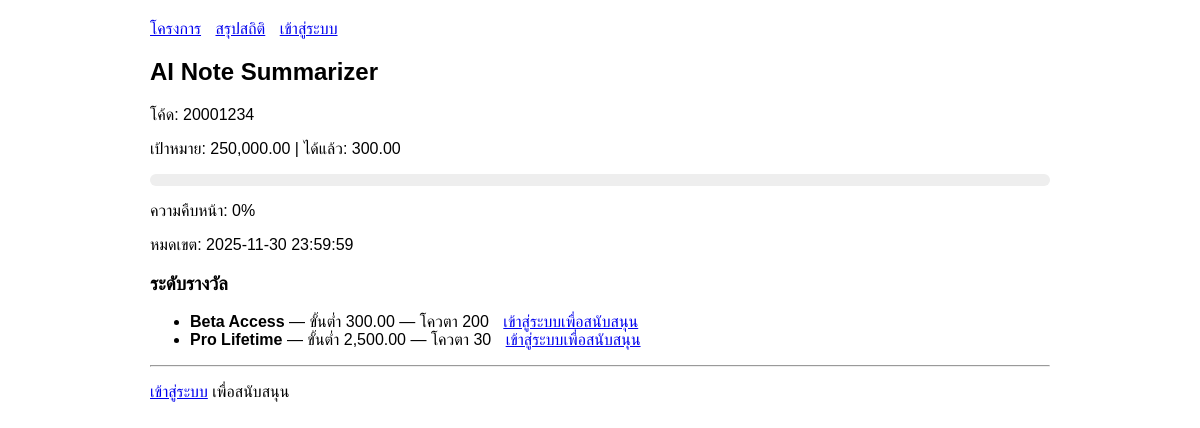
Screenshot of /public/?r=project&id=2 with the database file from the repository.
### tables this page shows
CREATE TABLE projects (
  id               INT AUTO_INCREMENT PRIMARY KEY,
  code             CHAR(8) NOT NULL UNIQUE,             
  name             VARCHAR(200) NOT NULL,
  category_id      INT NOT NULL,
  goal_amount      DECIMAL(12,2) NOT NULL CHECK (goal_amount > 0),
  deadline         DATETIME NOT NULL,                   
  raised_amount    DECIMAL(12,2) NOT NULL DEFAULT 0,
  created_at       DATETIME NOT NULL DEFAULT CURRENT_TIMESTAMP,
  FOREIGN KEY (category_id) REFERENCES categories(id)
);

CREATE TABLE reward_tiers (
  id             INT AUTO_INCREMENT PRIMARY KEY,
  project_id     INT NOT NULL,
  name           VARCHAR(200) NOT NULL,
  min_amount     DECIMAL(12,2) NOT NULL,               
  quota          INT NOT NULL,                         
  FOREIGN KEY (project_id) REFERENCES projects(id)
);

### App/Controllers/ProjectController.php (called while the page is built, shortened)
<?php
class ProjectController
{
    public function show()
    {
        $id = (int)($_GET['id'] ?? 0);
        $proj = (new Project())->find($id);
        $tiers = (new RewardTier())->byProject($id);
        $sum = (new Pledge())->sumSuccessByProject($id);
        $progress = 0;
        if (!empty($proj['goal_amount']) && is_numeric($proj['goal_amount']) && $proj['goal_amount'] > 0) {
            $progress = min(100, round($sum * 100 / $proj['goal_amount']));
        }
        include __DIR__ . "/../Views/project/show.php";
        return ob_get_clean();
    }
}

### Public/index.php (called while the page is built, shortened)
<?php
spl_autoload_register(function ($class) {
    $base = __DIR__ . '/../';
    $path = $base . str_replace('\\', '/', $class) . '.php';
});
$router = new Router();
$router->get('/',         [new ProjectController(), 'index']);
$router->get('/project',  [new ProjectController(), 'show']);
$router->get('/stats',    [new StatsController(),  'index']);
$router->get('/login',    [new AuthController(), 'showLogin']);
$router->post('/login',   [new AuthController(), 'login']);
$router->get('/logout',   [new AuthController(), 'logout']);
$router->post('/pledge',  [new PledgeController(), 'store']);
$router->get('/pledge-continue', [new PledgeController(), 'continuePledge']);
$router->dispatch();

### config.php (called while the page is built)
<?php
return [
  'db' => [
    'dsn'  => 'mysql:host=127.0.0.1;dbname=crowdfund;charset=utf8mb4',
    'user' => 'root',
    'pass' => ''
  ]
];

### App/Core/Database.php (called while the page is built, shortened)
<?php
class Database
{
    private static $pdo = null;
    public static function pdo()
    {
        if (!self::$pdo) {
            $cfg = include __DIR__ . '/../../config.php';
            self::$pdo = new \PDO($cfg['db']['dsn'], $cfg['db']['user'], $cfg['db']['pass'], [
                \PDO::ATTR_ERRMODE => \PDO::ERRMODE_EXCEPTION,
                \PDO::ATTR_DEFAULT_FETCH_MODE => \PDO::FETCH_ASSOC,
            ]);
        }
        return self::$pdo;
    }
}

### App/Models/BaseModel.php (called while the page is built, shortened)
<?php
abstract class BaseModel
{
    public function __construct()
    {
        $this->pdo = Database::pdo();
    }
}

### App/Models/Project.php (called while the page is built, shortened)
<?php
class Project extends BaseModel
{
    public function find(int $id): ?array
    {
        $st = $this->pdo->prepare("SELECT * FROM projects WHERE id = ?");
        $st->execute([$id]);
        $row = $st->fetch();
        return $row ?: null;
    }
}

### App/Models/Pledge.php (called while the page is built, shortened)
<?php
class Pledge extends BaseModel
{
    public function sumSuccessByProject($project_id)
    {
        $st = $this->pdo->prepare("SELECT IFNULL(SUM(amount),0) s FROM pledges WHERE project_id=? AND status='success'");
        $st->execute([$project_id]);
        return (float)$st->fetch()['s'];
    }
}

### App/Models/RewardTier.php (called while the page is built, shortened)
<?php
class RewardTier extends BaseModel
{
    public function byProject(int $project_id): array
    {
        $st = $this->pdo->prepare(
            "SELECT * FROM reward_tiers WHERE project_id = ? ORDER BY min_amount ASC"
        );
        $st->execute([$project_id]);
        return $st->fetchAll();
    }
}

### App/Views/project/show.php (the view, shortened to what this page needs)
<h2><?=htmlspecialchars($proj['name'])?></h2>
<p>โค้ด: <?=htmlspecialchars($proj['code'])?></p>
<p>เป้าหมาย: <?=number_format($proj['goal_amount'],2)?> | ได้แล้ว: <?=number_format($sum,2)?></p>
<div class="progress"><div class="bar" style="width: <?=$progress?>%"></div></div>
<p>ความคืบหน้า: <?=$progress?>%</p>
<p>หมดเขต: <?=htmlspecialchars($proj['deadline'])?></p>
<h3>ระดับรางวัล</h3>
<ul>
<?php foreach($tiers as $t): ?>
  <li>
    <b><?=htmlspecialchars($t['name'])?></b>
    — ขั้นต่ำ <?=number_format($t['min_amount'],2)?>
    — โควตา <?=$t['quota']?>
    <?php if(!empty($_SESSION['user'])): ?>
      <?php if((int)$t['quota'] > 0): ?>
        <form method="post" action="?r=pledge" style="display:inline-block; margin-left:10px">
          <input type="hidden" name="project_id" value="<?=$proj['id']?>">
          <input type="hidden" name="reward_tier_id" value="<?=$t['id']?>">
          <input name="amount" type="number" step="0.01"
                 min="<?=htmlspecialchars($t['min_amount'])?>"
                 value="<?=htmlspecialchars($t['min_amount'])?>"
                 style="width:120px">
          <button type="submit">สนับสนุน</button>
        </form>
      <?php else: ?>
        <span style="color:#999; margin-left:10px">โควตาหมด</span>
      <?php endif; ?>
    <?php else: ?>
      <a href="?r=login&next=continue_pledge&project_id=<?=$proj['id']?>&reward_tier_id=<?=$t['id']?>&amount=<?=$t['min_amount']?>"
         style="margin-left:10px">เข้าสู่ระบบเพื่อสนับสนุน</a>
    <?php endif; ?>
  </li>
<?php endforeach; ?>
</ul>
<hr>
<?php if(!empty($_SESSION['user'])): ?>
  <h3>สนับสนุนแบบไม่รับรางวัล</h3>
  <form method="post" action="?r=pledge">
    <input type="hidden" name="project_id" value="<?=$proj['id']?>">
    <label>จำนวนเงิน:
      <input name="amount" type="number" step="0.01" min="1" value="100">
    </label>
    <input type="hidden" name="reward_tier_id" value="">
    <button type="submit">สนับสนุน</button>
  </form>
<?php else: ?>
  <p><a href="?r=login&next=continue_pledge&project_id=<?=$proj['id']?>&amount=100">เข้าสู่ระบบ</a> เพื่อสนับสนุน</p>
<?php endif; ?>
<?php $content=ob_get_clean(); include __DIR__."/../layout.php"; ?>

### App/Views/layout.php (style rules this page uses)
body { font-family: sans-serif; max-width: 900px; margin: 20px auto }
.progress { background: #eee; border-radius: 6px }

### rows the page displays
projects: name "AI Note Summarizer", code "20001234", goal_amount "250,000.00", deadline "2025-11-30 23:59:59"
reward_tiers: name "Beta Access", min_amount "300.00", quota "200"
reward_tiers: name "Pro Lifetime", min_amount "2,500.00", quota "30"

### other values shown
$sum "300.00"
$progress "0"
